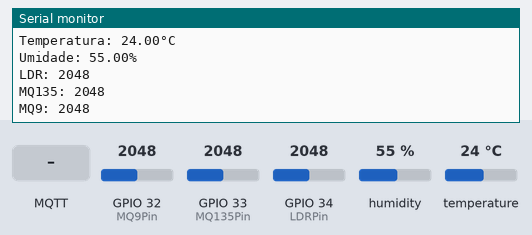
A program run on a simulated ESP32. Parts: the last lines printed to the serial monitor. The test bench sets the inputs (shaded band); at power-on: humidity 55 %, GPIO 32 (MQ9Pin) = 2048, GPIO 33 (MQ135Pin) = 2048, GPIO 34 (LDRPin) = 2048, temperature 24 °C. WiFi joins after 1.5 s; servers stay silent unless stated; random numbers use the default seed unless the program sets one; no MQTT or app messages arrive unless stated.

Above: at 2.7 s.
2.8 s: MQTT message "1" arrives on the first subscribed topic
5.0 s: MQTT message "on" arrives on the first subscribed topic
7.1 s: MQTT message "off" arrives on the first subscribed topic
9.1 s: humidity set to 22 %
10.6 s: GPIO 32 (MQ9Pin) set to 2866
At 12.0 s:
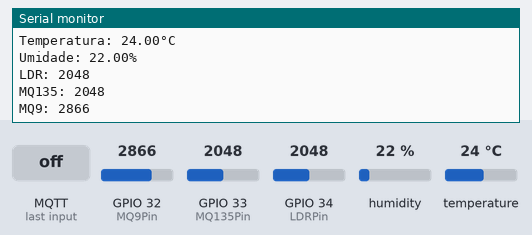
12.1 s: GPIO 33 (MQ135Pin) set to 2866
At 14.4 s:
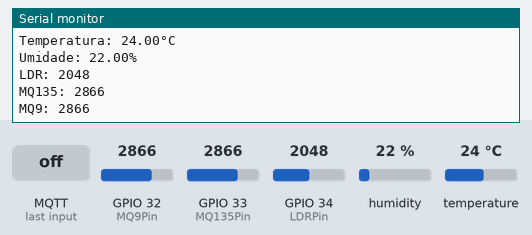

The program:

main.cpp
```cpp
  #include <Arduino.h>
  #include <Adafruit_Sensor.h>

  #include "connect.h"
  #include "setup.h"
  #include "sensoriamento.h"

void setup();

  void loop() {
    NotReconnected();

    Temperatura();
    Umidade();
    LDR();
    MQ135();
    MQ9();

    delay(2000);
    client.loop();
  }
```

connect.h
```cpp
// connect.h

#include <Arduino.h>
#include <WiFi.h>
#include <PubSubClient.h>

#define MSG_BUFFER_SIZE 50

extern unsigned long lastMsg;  // Apenas declaração
extern char msg[MSG_BUFFER_SIZE];  // Apenas declaração
extern WiFiClient espClient;  // Apenas declaração
extern PubSubClient client;  // Apenas declaração

#define ssid "lilian"
#define password "lm222830"
#define mqtt_server "broker.hivemq.com"

void setup_wifi();
void callback(char* topic, byte* payload, unsigned int length);
void reconnect();
void NotReconnected();
```

sensoriamento.h
```cpp
void Umidade();
void Temperatura();
void MQ9();
void MQ135();
/**
 * @brief essa função irá: Exibir os valores lidos pelo LDR no serial monitor; Publicar os valores lidos por ela no servidor MQTT
 *
 */
void LDR(); 
```

setup.h
```cpp
#include <Arduino.h>
#include <DHT.h>

extern DHT dht;

#define MQ9Pin 32
#define MQ135Pin 33
#define LDRPin 34
#define DHTTYPE DHT11   // modelo do sensor - DHT11
#define DHTPIN 4 //pino do sensor

void setup();/**             */
```

connect.cpp
```cpp
// connect.cpp

#include "connect.h"
#include <WiFi.h>
#include <PubSubClient.h>

unsigned long lastMsg = 0;  // Inicialização
char msg[MSG_BUFFER_SIZE];   // Inicialização

WiFiClient espClient;  // Declarando a instância de WiFiClient
PubSubClient client(espClient);  // Inicializando a instância de PubSubClient com espClient

void setup_wifi() {
  delay(10);
  Serial.println();
  Serial.print("Connecting to ");
  Serial.println(ssid);

  WiFi.mode(WIFI_STA);
  WiFi.begin(ssid, password);

  while (WiFi.status() != WL_CONNECTED) {
    delay(500);
    Serial.print(".");
  }

  randomSeed(micros());

  Serial.println("");
  Serial.println("WiFi connected");
  Serial.println("IP address: ");
  Serial.println(WiFi.localIP());
}

void callback(char* topic, byte* payload, unsigned int length) {
  Serial.print("Message arrived [");
  Serial.print(topic);
  Serial.print("] ");
  for (int i = 0; i < length; i++) {
    Serial.print((char)payload[i]);
  }
  Serial.println();
}

void reconnect() {
  // Loop until we're reconnected
  while (!client.connected()) {
    Serial.print("Attempting MQTT connection...");
    // Create a random client ID
    String clientId = "SIME_MQTT";
    clientId += String(random(0xffff), HEX);
    // Attempt to connect
    if (client.connect(clientId.c_str())) {
      Serial.println("Conectado");

      client.subscribe("SIME/publisher");
    } else {
      Serial.print("failed, rc=");
      Serial.print(client.state());
      Serial.println(" try again in 5 seconds");
      // Wait 5 seconds before retrying
      delay(5000);
    }
  }
}

void NotReconnected() {
  if (!client.connected()) {
    reconnect();
  }
}
```

sensoriamento.cpp
```cpp
#include <Arduino.h>
#include <DHT.h>
#include "connect.h"
#include "sensoriamento.h"
#include "setup.h"

void Temperatura(){
  float LeituraTemperatura = dht.readTemperature();

  Serial.print("Temperatura: ");
  Serial.print(LeituraTemperatura);
  Serial.println("°C");
  sprintf(msg, "%.2f", LeituraTemperatura);
  client.publish("SIME/temperatura", msg);

}

void Umidade(){
  float LeituraUmidade = dht.readHumidity();

  Serial.print("Umidade: ");
  Serial.print(LeituraUmidade);
  Serial.println("%");
  sprintf(msg, "%.2f", LeituraUmidade);
  client.publish("SIME/umidade", msg);
}

void MQ9(){
  int LeituraMQ9 = analogRead(MQ9Pin);

  Serial.print("MQ9: ");
  Serial.println(LeituraMQ9);
  sprintf(msg, "%d", LeituraMQ9);
  client.publish("SIME/MQ9", msg);
}

void MQ135(){
  int LeituraMQ135 = analogRead(MQ135Pin);

  Serial.print("MQ135: ");
  Serial.println(LeituraMQ135);
  sprintf(msg, "%d", LeituraMQ135);
  client.publish("SIME/MQ135", msg);
}

void LDR(){
  int LeituraLDR = analogRead(LDRPin);

  Serial.print("LDR: ");
  Serial.println(LeituraLDR);
  sprintf(msg, "%d", LeituraLDR);
  client.publish("SIME/LDR", msg);
}
```

setup.cpp
```cpp
#include "setup.h"
#include "connect.h"
#include "sensoriamento.h"
#include <Arduino.h>
#include <DHT.h>

DHT dht(DHTPIN, DHTTYPE);

void setup() {
  pinMode(MQ9Pin, INPUT);
  pinMode(MQ135Pin, INPUT);
  pinMode(LDRPin, INPUT);

  Serial.begin(115200);
  setup_wifi();

  client.setServer(mqtt_server, 1883);
  client.setCallback(callback);

  dht.begin();
}
```

Measured:
- after the input at 10.6 s, the serial monitor: prints a new line after 1.1 s (image 1)
- after the input at 12.1 s, the serial monitor: prints a new line after 1.6 s (image 2)
